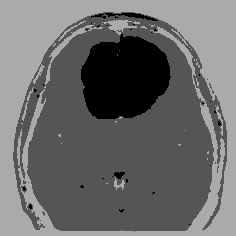
//> input picture Code/MPI/Input_Images10_KMeans_Images/image(48).jpg, 236 x 236 px
$ ./ompKMeans '../MPI/Input_Images10_KMeans_Images/image(48).jpg'   (built with g++ and OpenCV 4)
//> lines starting //> are read from the running program, lines starting //| are printed output that depends on the picture
#include<iostream>
#include<vector>
#include<omp.h>
#include<opencv2/opencv.hpp>

using namespace cv;

int distance(const int&, const int&);
Mat kMeans(const Mat&, const int&, const int&, int);

int main(int argc, char** argv ) {
    if ( argc != 2 ) {
        printf("usage: kmeans.exe <Image_Path>\n");
        return -1;
    }

    //load image into matrix
    Mat image = imread( argv[1], IMREAD_GRAYSCALE);
//> image is the input picture: 236 rows x 236 cols, CV_8UC1; min 0, max 179, mean 106.6
    if ( !image.data ) {
        printf("No image data \n");
        return -1;
    }
    //Setup for k means analysis
    //set up for kmeans
    Mat clusteredImage = kMeans(image, 4, 7, 4);

    namedWindow("Kmeans Image", WINDOW_AUTOSIZE );
    imshow("Original Image", image);
    imshow("Kmeans Image", clusteredImage);
    waitKey(0);
    return 0;
}

int distance(const int &l1, const int &l2) {
    return (l2 - l1) < 0 ? -1*(l2-l1) : (l2-l1);
}

Mat kMeans(const Mat& image, const int& clustersCount, const int& iterations, int threadCount) {
//> called with clustersCount = 4, iterations = 7, threadCount = 4
    //1. Define random centroids for k clusters
    long long int centroidSum[clustersCount];
    int centroids[clustersCount], centroidCount[clustersCount];
    for(int i = 0; i < clustersCount; ++i) {
        centroids[i] = (int) (rand() % 256);
        centroidSum[i] = 0ll;
        centroidCount[i] = 0;
    }

    //2. Assign data to closest centroid
    Mat centroidAssigned = image.clone();
    int lowestDistance, closestCentroid, c;
    int colorScale = 256 / (clustersCount);
    long int y, x;
    //For each iteration of the k-means alg
    for(int i = 0; i < iterations; ++i) {
        //For each pixel in image
        #pragma omp parallel for num_threads(threadCount) \
        default(none) shared(image, centroidAssigned, colorScale, centroids, centroidSum, centroidCount, clustersCount) private(y,x, c, closestCentroid, lowestDistance)
        for(y = 0; y < image.rows; ++y) {
            if(omp_get_thread_num() > 0) printf("Thread %d reporting\n", omp_get_thread_num());
            for(x = 0; x < image.cols; ++x) {
                // option for centroids to ignore all low value/black pixels
                if((int)image.at<unsigned char>(y,x) < 24) {
                    //continue;
                }
                //For each centroid in existence
                closestCentroid = 0;
                lowestDistance = distance((int)image.at<unsigned char>(y,x), centroids[0]);
                for(c = 1; c < clustersCount; ++c) {
                    int space = distance((int)image.at<unsigned char>(y,x), centroids[c]);
                    if(space < lowestDistance) {
                        closestCentroid = c;
                        lowestDistance = space;
                    }
                }
                //Now that centroids are found, replace the pixels with the color of the centroid
                centroidAssigned.at<unsigned char>(y,x) = closestCentroid * colorScale;
                centroidSum[closestCentroid] += (long long int)image.at<unsigned char>(y,x);
                centroidCount[closestCentroid] += 1;
            }
        }
        //3. Assign centroid to the average of each grouped data
        for(int c = 0; c < clustersCount; ++c) {
            if(centroidCount[c] == 0) {
                //In event centroid is not counted
                fprintf(stderr, "Centroid %d did not gain any points!\n", c);
                continue;
            }
            centroids[c] = (long long int) (centroidSum[c] / (long long int) centroidCount[c]);
        }
    }
//> this loop made 7 passes
//> lowestDistance on passes 1 to 7: 28, 0, 0, 0, 0, 0, 0
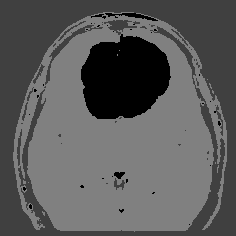
//> centroidAssigned: 236 rows x 236 cols, CV_8UC1; min 0, max 128, mean 90.4
//> after the loop, closestCentroid = 1; lowestDistance = 0
    //4. perform 2 and 3 i amount of times
    return centroidAssigned;
}

$ run again, on Code/MPI/Input_Images10_KMeans_Images/image(50).jpg
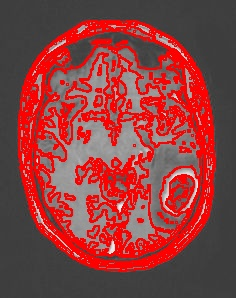
//> input picture Code/MPI/Input_Images10_KMeans_Images/image(50).jpg, 236 x 298 px
//> `Mat image = imread( argv[1], IMREAD_GRAYSCALE);`:
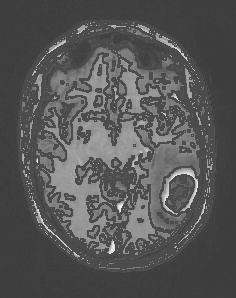
//> image: 298 rows x 236 cols, CV_8UC1; min 52, max 248, mean 86.3
//> the loop in kMeans, `for(int i = 0; i < iterations; ++i)` made 7 passes
//> lowestDistance on passes 1 to 7: 42, 8, 7, 7, 7, 7, 7
//> after the loop in kMeans, `for(int i = 0; i < iterations; ++i)`:
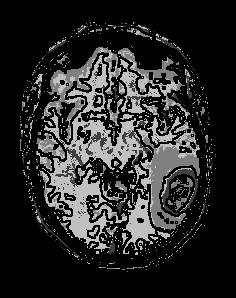
//> centroidAssigned: 298 rows x 236 cols, CV_8UC1; min 0, max 192, mean 39.1
//> after the loop in kMeans, `for(int i = 0; i < iterations; ++i)`: closestCentroid = 0; lowestDistance = 7

$ run again, on Code/MPI/Input_Images10_KMeans_Images/image(56).jpg
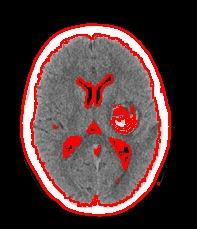
//> input picture Code/MPI/Input_Images10_KMeans_Images/image(56).jpg, 197 x 229 px
//> `Mat image = imread( argv[1], IMREAD_GRAYSCALE);`:
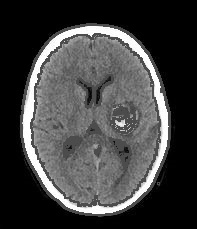
//> image: 229 rows x 197 cols, CV_8UC1; min 0, max 255, mean 65.5
//> the loop in kMeans, `for(int i = 0; i < iterations; ++i)` made 7 passes
//> lowestDistance on passes 1 to 7: 103, 24, 14, 10, 8, 6, 5
//> after the loop in kMeans, `for(int i = 0; i < iterations; ++i)`:
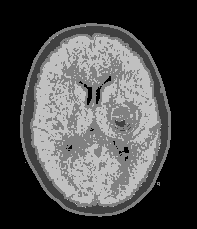
//> centroidAssigned: 229 rows x 197 cols, CV_8UC1; min 0, max 192, mean 74.3
//> after the loop in kMeans, `for(int i = 0; i < iterations; ++i)`: closestCentroid = 0; lowestDistance = 5
